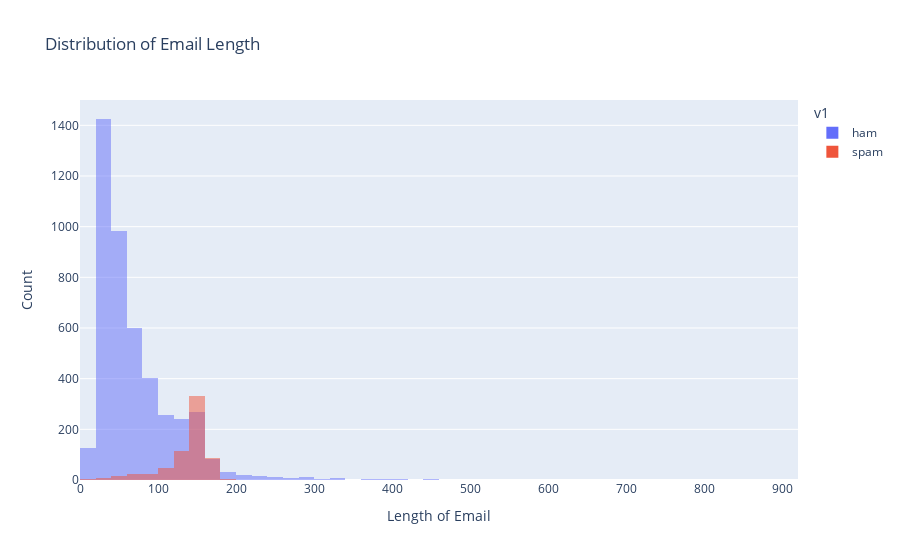

Here is the notebook cell this chart was saved with:
### Code cell
#VISUALIZING LENGTH OF MAILS
df['length'] =df['v2'].apply(len)

fig = px.histogram(df, x='length', color='v1', barmode='overlay', nbins=50, title='Distribution of Email Length')
fig.update_layout(
    xaxis=dict(title='Length of Email'),
    yaxis=dict(title='Count'),
)
fig.show()

### Figure 1 — Plotly figure (JSON) as saved in the notebook; plotly's stock layout.template omitted (floating-point values rounded to 4 significant figures; data arrays with more than 128 entries replaced by an {"elided": "..."} marker saying what was removed)
{"data": [{"alignmentgroup": "True", "bingroup": "x", "hovertemplate": "v1=ham<br>length=%{x}<br>count=%{y}<extra></extra>", "legendgroup": "ham", "marker": {"color": "#636efa", "opacity": 0.5, "pattern": {"shape": ""}}, "name": "ham", "nbinsx": 50, "offsetgroup": "ham", "orientation": "v", "showlegend": true, "type": "histogram", "x": {"elided": "4516 int values"}, "xaxis": "x", "yaxis": "y"}, {"alignmentgroup": "True", "bingroup": "x", "hovertemplate": "v1=spam<br>length=%{x}<br>count=%{y}<extra></extra>", "legendgroup": "spam", "marker": {"color": "#EF553B", "opacity": 0.5, "pattern": {"shape": ""}}, "name": "spam", "nbinsx": 50, "offsetgroup": "spam", "orientation": "v", "showlegend": true, "type": "histogram", "x": {"elided": "653 int values"}, "xaxis": "x", "yaxis": "y"}], "layout": {"barmode": "overlay", "legend": {"title": {"text": "v1"}, "tracegroupgap": 0}, "title": {"text": "Distribution of Email Length"}, "xaxis": {"anchor": "y", "domain": [0, 1], "title": {"text": "Length of Email"}}, "yaxis": {"anchor": "x", "domain": [0, 1], "title": {"text": "Count"}}}}
